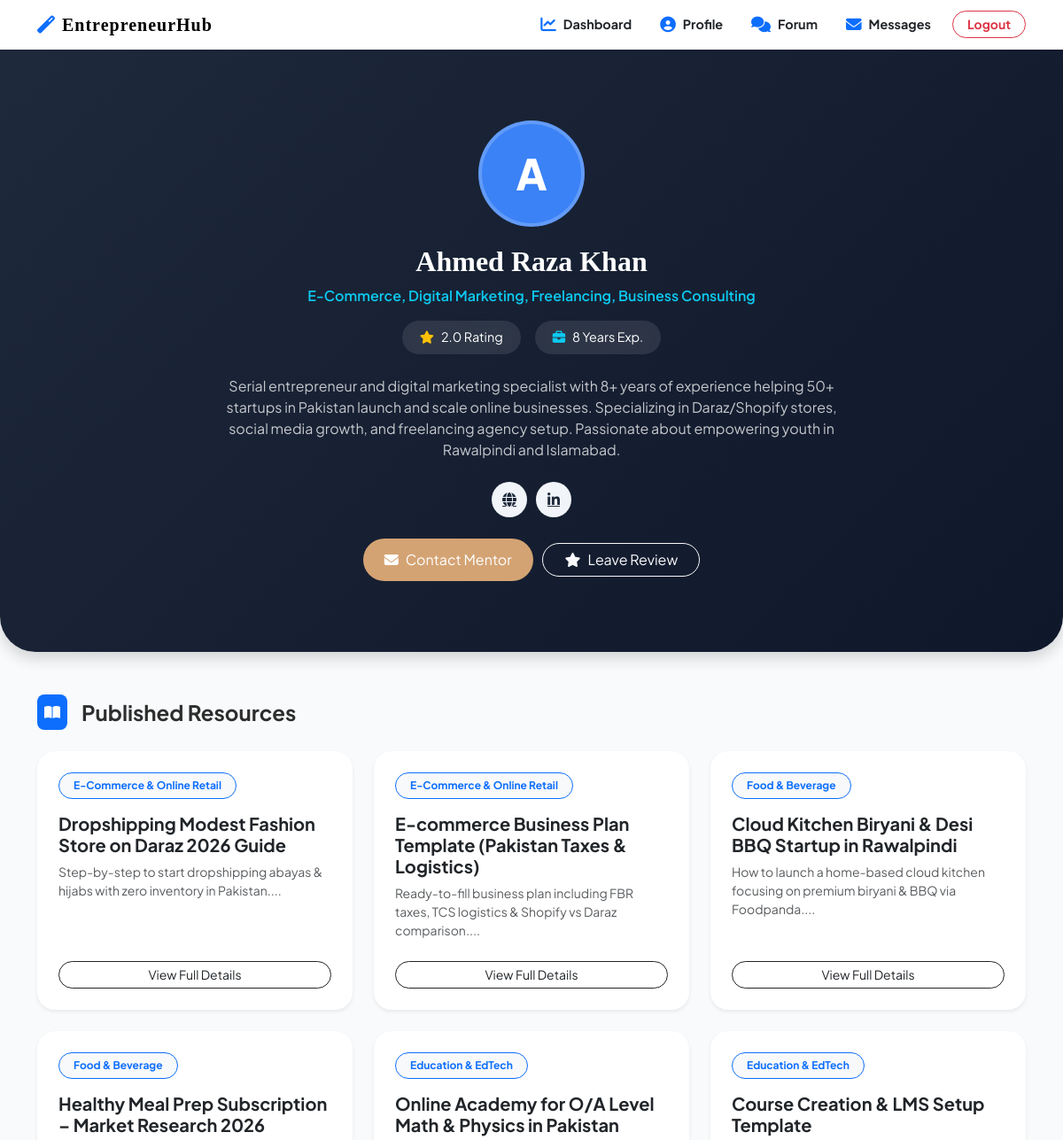
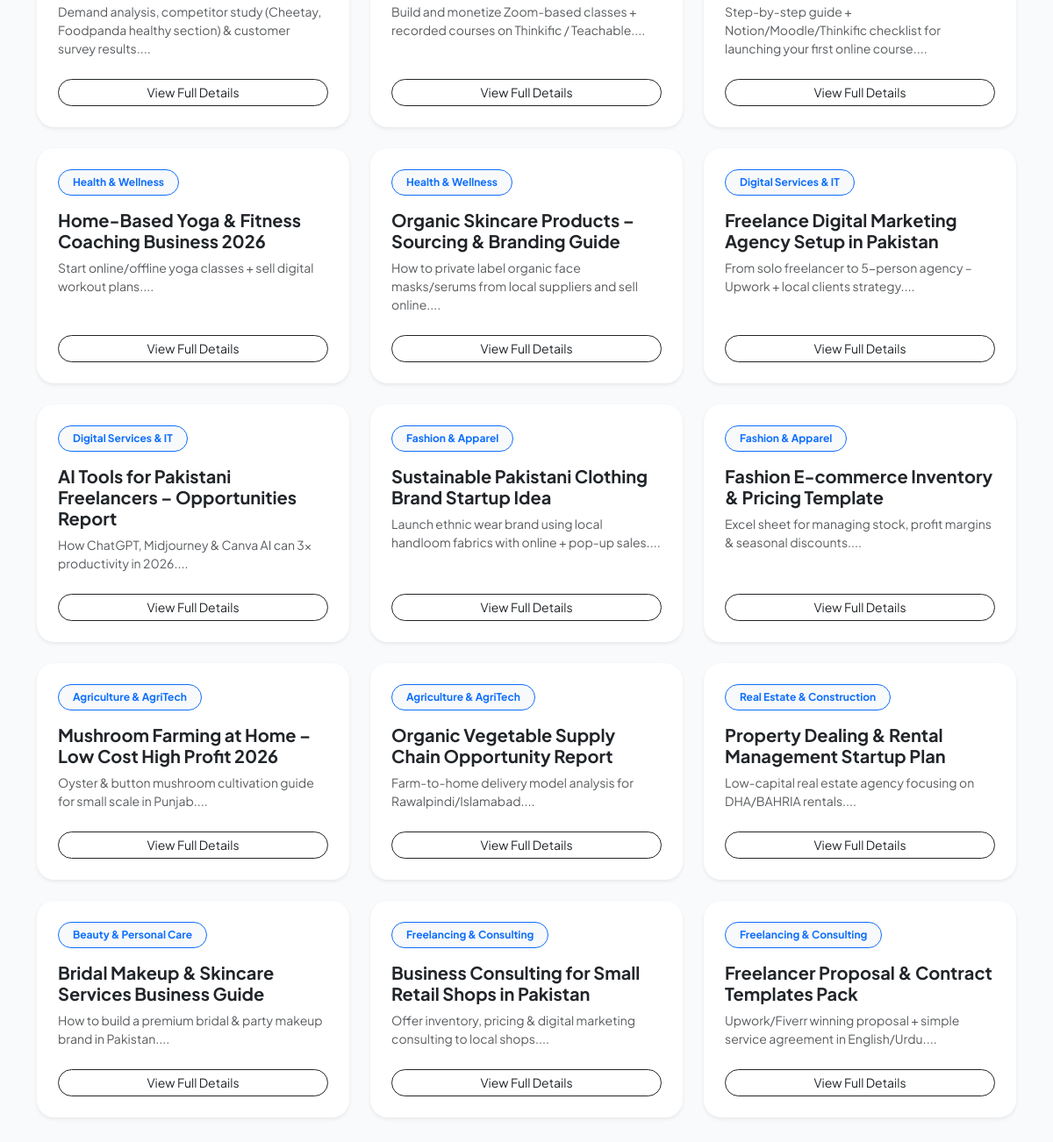
The page /mentor_profile.php?agent_id=1 (signed in) on the database its author committed (2 pictures, top to bottom).
### tables this page shows
CREATE TABLE `users` (
  `id` int(11) NOT NULL,
  `full_name` varchar(100) NOT NULL,
  `username` varchar(50) NOT NULL,
  `email` varchar(100) NOT NULL,
  `password` varchar(255) NOT NULL,
  `dob` date DEFAULT NULL,
  `cnic` varchar(15) DEFAULT NULL,
  `contact_number` varchar(20) DEFAULT NULL,
  `address` text DEFAULT NULL,
  `is_active` tinyint(1) DEFAULT 1,
  `created_at` timestamp NOT NULL DEFAULT current_timestamp(),
  `updated_at` timestamp NOT NULL DEFAULT current_timestamp() ON UPDATE current_timestamp(),
  `role` enum('user','agent') NOT NULL DEFAULT 'user',
  `expertise_area` varchar(255) DEFAULT NULL,
  `experience_years` int(11) DEFAULT NULL,
  `bio` text DEFAULT NULL,
  `website` varchar(255) DEFAULT NULL,
  `linkedin` varchar(255) DEFAULT NULL
);

CREATE TABLE `business_resources` (
  `resource_id` int(11) NOT NULL,
  `agent_id` int(11) NOT NULL,
  `category_id` int(11) NOT NULL,
  `title` varchar(200) NOT NULL,
  `summary` text DEFAULT NULL,
  `content` text DEFAULT NULL,
  `type` enum('business_idea','template','framework','market_research','startup_plan','funding_guide','legal_document','opportunity','case_study','tutorial','event') NOT NULL,
  `description` text DEFAULT NULL,
  `file_path` varchar(255) DEFAULT NULL,
  `created_at` timestamp NOT NULL DEFAULT current_timestamp()
);

CREATE TABLE `service_categories` (
  `id` int(11) NOT NULL,
  `name` varchar(100) NOT NULL,
  `description` text DEFAULT NULL,
  `created_at` timestamp NOT NULL DEFAULT current_timestamp()
);

### mentor_profile.php (the view, shortened to what this page needs)
<?php
include('config.php');
$agent_id = isset($_GET['agent_id']) ? intval($_GET['agent_id']) : 0;
$agent_query = mysqli_prepare($conn, "SELECT * FROM users WHERE id = ? AND role = 'agent'");
mysqli_stmt_bind_param($agent_query, "i", $agent_id);
mysqli_stmt_execute($agent_query);
$agent = mysqli_stmt_get_result($agent_query)->fetch_assoc();
$resources = mysqli_query($conn, "
    SELECT br.*, sc.name AS category_name
    FROM business_resources br
    JOIN service_categories sc ON br.category_id = sc.id
    WHERE br.agent_id = $agent_id
    ORDER BY br.created_at DESC
");
$rating_res = mysqli_query($conn, "SELECT AVG(rating) as avg_rating, COUNT(*) as total_reviews FROM feedback WHERE to_agent_id = $agent_id");
$rating_data = mysqli_fetch_assoc($rating_res);
$avg_rating = number_format($rating_data['avg_rating'] ?? 0, 1);
?>
<!DOCTYPE html>
<html lang="en">
<head>
    <link href="https://cdn.jsdelivr.net/npm/bootstrap@5.3.0/dist/css/bootstrap.min.css" rel="stylesheet">
    <link rel="stylesheet" href="https://cdnjs.cloudflare.com/ajax/libs/font-awesome/6.4.0/css/all.min.css">
<link rel="stylesheet" href="./CSS/style.css">
</head>
<body>
<?php include('navbar.php'); ?>
<header class="profile-header mb-5 shadow">
    <div class="container text-center">
        <div class="mentor-avatar">
            <?= strtoupper(substr($agent['full_name'], 0, 1)) ?>
        </div>
        <h2 class="fw-bold mb-2"><?= htmlspecialchars($agent['full_name']) ?></h2>
        <p class="text-info fw-semibold mb-3"><?= htmlspecialchars($agent['expertise_area'] ?? 'Business Consultant') ?></p>
        <div class="d-flex justify-content-center gap-3 mb-4">
            <span class="stat-pill"><i class="fas fa-star text-warning me-2"></i><?= $avg_rating ?> Rating</span>
            <span class="stat-pill"><i class="fas fa-briefcase text-info me-2"></i><?= intval($agent['experience_years']) ?> Years Exp.</span>
        </div>
        <p class="mx-auto opacity-75 mb-4" style="max-width: 700px;">
            <?= nl2br(htmlspecialchars($agent['bio'] ?? 'Dedicated mentor helping entrepreneurs turn ideas into reality.')) ?>
        </p>
        <div class="d-flex justify-content-center">
            <?php if($agent['website']): ?>
                <a href="<?= htmlspecialchars($agent['website']) ?>" target="_blank" class="social-link" title="Website"><i class="fas fa-globe"></i></a>
            <?php endif; ?>
            <?php if($agent['linkedin']): ?>
                <a href="<?= htmlspecialchars($agent['linkedin']) ?>" target="_blank" class="social-link" title="LinkedIn"><i class="fab fa-linkedin-in"></i></a>
            <?php endif; ?>
        </div>
        <div class="mt-4">
            <a href="messages.php?to_id=<?= $agent_id ?>" class="btn btn-primary px-4 rounded-pill me-2">
                <i class="fas fa-envelope me-2"></i>Contact Mentor
            </a>
            <a href="feedback_agent.php?agent_id=<?= $agent_id ?>" class="btn btn-outline-light px-4 rounded-pill">
                <i class="fas fa-star me-2"></i>Leave Review
            </a>
        </div>
    </div>
</header>
<div class="container mb-5">
    <div class="d-flex align-items-center mb-4">
        <div class="bg-primary rounded-3 p-2 text-white me-3">
            <i class="fas fa-book-open"></i>
        </div>
        <h4 class="fw-bold mb-0">Published Resources</h4>
    </div>
    <?php if(mysqli_num_rows($resources) > 0): ?>
    <div class="row g-4">
        <?php while($res = mysqli_fetch_assoc($resources)): ?>
        <div class="col-md-6 col-lg-4">
            <div class="card resource-card p-4 shadow-sm">
                <div class="d-flex justify-content-between align-items-start mb-3">
                    <span class="badge bg-light text-primary border border-primary px-3 py-2 rounded-pill small">
                        <?= htmlspecialchars($res['category_name']) ?>
                    </span>
                </div>
                <h5 class="fw-bold text-dark mb-2"><?= htmlspecialchars($res['title']) ?></h5>
                <p class="text-muted small mb-4"><?= htmlspecialchars(substr($res['summary'] ?: $res['description'], 0, 120)) ?>...</p>
                <div class="mt-auto d-grid">
                    <a href="resource_detail.php?id=<?= $res['resource_id'] ?>" class="btn btn-outline-dark rounded-pill btn-sm">
                        View Full Details
                    </a>
                </div>
            </div>
        </div>
        <?php endwhile; ?>
    </div>
    <?php endif; ?>
</div>
</body>
</html>

### CSS/style.css (style rules this page uses)
:root { --primary-color: #d4a373; --accent-color: #faedcd; --text-dark: #2d2d2d; --bg-light: #fefae0; --transition: all 0.3s ease; }
body { font-family: 'Inter', sans-serif; background-color: #fafafa; color: var(--text-dark); }
h1, h2, .navbar-brand { font-family: 'Playfair Display', serif; }
.btn-primary { background-color: var(--primary-color); border: none; padding: 12px 25px; }

### mentor_profile.php (style rules this page uses)
body { background-color: #f8fafc; font-family: 'Plus Jakarta Sans', sans-serif; }
.profile-header { background: linear-gradient(135deg, #1e293b 0%, #0f172a 100%); color: white; padding: 80px 0; border-radius: 0 0 40px 40px; }
.mentor-avatar { width: 120px; height: 120px; background: #3b82f6; color: white; font-size: 3rem; display: flex; align-items: center; justify-content: center; border-radius: 50%; margin: 0 auto 20px; border: 4px solid rgba(255,255,255,0.2); font-weight: 800; }
.stat-pill { background: rgba(255,255,255,0.1); padding: 8px 20px; border-radius: 50px; font-size: 0.9rem; backdrop-filter: blur(5px); }
.resource-card { border: none; border-radius: 20px; transition: 0.3s; background: white; height: 100%; }
.social-link { width: 40px; height: 40px; display: inline-flex; align-items: center; justify-content: center; border-radius: 50%; background: #f1f5f9; color: #1e293b; transition: 0.3s; margin: 0 5px; }

### rows shown on the page
users: full_name "A", full_name "Ahmed Raza Khan", expertise_area "E-Commerce, Digital Marketing, Freelancing, Business Consulting", experience_years "8", bio "Serial entrepreneur and digital marketing specialist with 8+ years of experience helping 50+ startups in Pakistan launch and scale online businesses. Specializing in Daraz/Shopify stores, social media growth, and freelancing agency setup. Passionate about empowering youth in Rawalpindi and Islamabad."
business_resources: category.name "E-Commerce & Online Retail", title "Dropshipping Modest Fashion Store on Daraz 2026 Guide", summary "Step-by-step to start dropshipping abayas & hijabs with zero inventory in Pakistan."
business_resources: category.name "E-Commerce & Online Retail", title "E-commerce Business Plan Template (Pakistan Taxes & Logistics)", summary "Ready-to-fill business plan including FBR taxes, TCS logistics & Shopify vs Daraz comparison."
business_resources: category.name "Food & Beverage", title "Cloud Kitchen Biryani & Desi BBQ Startup in Rawalpindi", summary "How to launch a home-based cloud kitchen focusing on premium biryani & BBQ via Foodpanda."
business_resources: category.name "Food & Beverage", title "Healthy Meal Prep Subscription – Market Research 2026", summary "Demand analysis, competitor study (Cheetay, Foodpanda healthy section) & customer survey results."
business_resources: category.name "Education & EdTech", title "Online Academy for O/A Level Math & Physics in Pakistan", summary "Build and monetize Zoom-based classes + recorded courses on Thinkific / Teachable."
business_resources: category.name "Education & EdTech", title "Course Creation & LMS Setup Template", summary "Step-by-step guide + Notion/Moodle/Thinkific checklist for launching your first online course."
business_resources: category.name "Health & Wellness", title "Home-Based Yoga & Fitness Coaching Business 2026", summary "Start online/offline yoga classes + sell digital workout plans."
business_resources: category.name "Health & Wellness", title "Organic Skincare Products – Sourcing & Branding Guide", summary "How to private label organic face masks/serums from local suppliers and sell online."
business_resources: category.name "Digital Services & IT", title "Freelance Digital Marketing Agency Setup in Pakistan", summary "From solo freelancer to 5-person agency – Upwork + local clients strategy."
business_resources: category.name "Digital Services & IT", title "AI Tools for Pakistani Freelancers – Opportunities Report", summary "How ChatGPT, Midjourney & Canva AI can 3x productivity in 2026."
business_resources: category.name "Fashion & Apparel", title "Sustainable Pakistani Clothing Brand Startup Idea", summary "Launch ethnic wear brand using local handloom fabrics with online + pop-up sales."
business_resources: category.name "Fashion & Apparel", title "Fashion E-commerce Inventory & Pricing Template", summary "Excel sheet for managing stock, profit margins & seasonal discounts."
business_resources: category.name "Agriculture & AgriTech", title "Mushroom Farming at Home – Low Cost High Profit 2026", summary "Oyster & button mushroom cultivation guide for small scale in Punjab."
business_resources: category.name "Agriculture & AgriTech", title "Organic Vegetable Supply Chain Opportunity Report", summary "Farm-to-home delivery model analysis for Rawalpindi/Islamabad."
business_resources: category.name "Real Estate & Construction", title "Property Dealing & Rental Management Startup Plan", summary "Low-capital real estate agency focusing on DHA/BAHRIA rentals."
business_resources: category.name "Beauty & Personal Care", title "Bridal Makeup & Skincare Services Business Guide", summary "How to build a premium bridal & party makeup brand in Pakistan."
business_resources: category.name "Freelancing & Consulting", title "Business Consulting for Small Retail Shops in Pakistan", summary "Offer inventory, pricing & digital marketing consulting to local shops."
business_resources: category.name "Freelancing & Consulting", title "Freelancer Proposal & Contract Templates Pack", summary "Upwork/Fiverr winning proposal + simple service agreement in English/Urdu."

### other values the page prints
$avg_rating "2.0"
